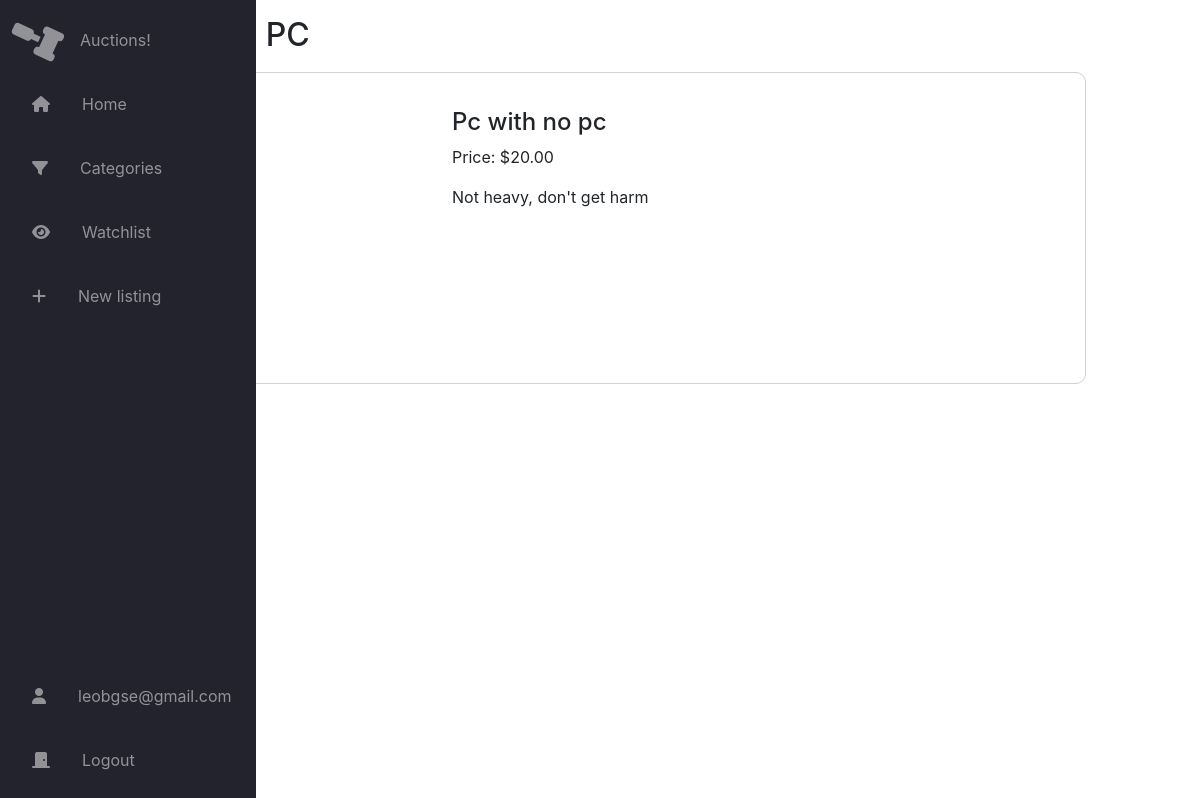
Page /categories/PC (signed in) on the committed database.
### auctions/models.py (models this page shows, shortened)
class User(AbstractUser):
    pass

class Listings(models.Model):
    bidsUntilNow = models.IntegerField(default=0)
    category = models.CharField(max_length=30, blank=True, null=True)
    description = models.CharField(max_length=300)
    imageUrl = models.URLField(blank=True, null=True)
    currentBid = models.DecimalField(default=0, max_digits=8, decimal_places=2)
    title = models.CharField(max_length=64)
    winner_id = models.IntegerField(blank=True, null=True)
    is_close = models.BooleanField(default=False)
    FK_user = models.ForeignKey(User, on_delete=models.CASCADE)

### auctions/views.py (the view)
# urls.py: path("categories/<str:category>", views.render_categories, name="categories")
def render_categories(request, category):
    context = {}
    if category == "all":
        listings = Listings.objects.values('category').distinct().exclude(category="")
        categories = []
        for listing in listings:
            categories.append(listing["category"])
        categories.sort()
        context.update({"categories": categories})
        context.update({"case": 1})
    else:
        listings = Listings.objects.filter(Q(category=category) & Q(is_close=False))
        if len(listings) == 0:
            messages.error(request, "Category not found.")
            return HttpResponseRedirect(reverse('categories', args=["all"]))
        context.update({"listings": listings})
        context.update({"category": category})
        context.update({"case": 2})
    return render(request, "auctions/categories.html", context)

### auctions/templates/auctions/categories.html (shortened to what this page needs)
{% extends "auctions/layout.html" %}
{% block body %}
    {% if case == 1 %}
        <h2 class="title-page">Categories</h2>
        <ul class="categories-ul">
            {% for category in categories%}
                <li class="categories-li">
                    <a class="categories-link" href="{% url 'categories' category%}"> {{ category }} </a>
                </li>
            {% endfor %}
        </ul>
    {% else %}
        <h2 class="title-page">Category: {{category}}</h2>
        <div class="container-index">
            {% for listing in listings %}
                <a href="{% url 'listing_page' listing.id %}" class="active-listing">
                    {% if listing.imageUrl != "" %}
                        <div class="active-listing-image" style="background-image: url('{{listing.imageUrl}}');"></div>
                    {% endif %}
                    <div class="active-listing-details">
                        <h4>{{listing.title}}</h4>
                        <p class="index-description">Price: ${{listing.currentBid}}</p>
                        <p class="index-description">{{listing.description}}</p>
                    </div>
                </a>
            {% endfor %}
        </div>
    {% endif %}
{% endblock %}

### auctions/templates/auctions/layout.html (shortened to what this page needs)
{% load static %}
<!DOCTYPE html>
<html lang="en">
    <head>
        <link rel="stylesheet" href="https://stackpath.bootstrapcdn.com/bootstrap/4.4.1/css/bootstrap.min.css">
        <link href="{% static 'auctions/styles.css' %}" rel="stylesheet">
    </head>
    <body>
        <nav class="navbar">
            <ul class="navbar-nav">
                <li class="navbar-item main-item">
                    <a href="{% url 'index' %}" class="navbar-link">
                        <i class="fa-solid fa-gavel fa-3x logo"></i>
                        <span class="link-text">Auctions!</span>
                    </a>
                </li>
                <li class="navbar-item ">
                    <a href="{% url 'index' %}" class="navbar-link">
                        <i class="fa-solid fa-house"></i>
                        <span class="link-text">Home</span>
                    </a>
                </li>
                <li class="navbar-item">
                    <a href="{% url 'categories' 'all' %}" class="navbar-link">
                        <i class="fa-solid fa-filter"></i>
                        <span class="link-text">Categories</span>
                    </a>
                </li>
                {% if user.is_authenticated %}
                    <li class="navbar-item">
                        <a href="{% url 'my_watchlist' %}" class="navbar-link">
                            <i class="fa-solid fa-eye "></i>
                            <span class="link-text">Watchlist</span>
                        </a>
                    </li>
                    <li class="navbar-item">
                        <a href="{% url 'new_listing' %}" class="navbar-link">
                            <i class="fa-solid fa-plus "></i>
                            <span class="link-text">New listing</span>
                        </a>
                    </li>
                    <li class="navbar-item navbar-bottom-item">
                        <span class="navbar-link">
                            <i class="fa-solid fa-user"></i>
                            <span class="link-text">{{user.username}}</span>
                        </span>
                    </li>
                    <li class="navbar-item ">
                        <a href="{% url 'logout' %}" class="navbar-link">
                            <i class="fa-solid fa-door-closed"></i>
                            <span class="link-text">Logout</span>
                        </a>
                    </li>
                {% endif %}
            </ul>
        </nav>
        <main>
            {% block body %}
            {% endblock %}
        </main>
    </body>
</html>

### auctions/static/auctions/styles.css (style rules this page uses)
body { margin: 0; max-width: 2200px; padding: 0; }
main { margin-left: 5rem; padding: 1rem; }
.title-page { margin-left: 10px; }
.navbar { background-color: #23232e; height: 100vh; position: fixed; transition: all 200ms ease; width: 5rem; z-index: 1; }
.navbar-nav { display: flex; flex-direction: column; height: 100%; list-style: none; margin: 0; padding: 0; width: 100%; }
.logo { margin: 0 !important; transform: rotate(0deg); transition: transform 300ms ease-in-out; }
.navbar-item { width: 100%; }
.navbar-link { align-items: center; color: white; height: 4rem; display: flex; filter: grayscale(100%) opacity(0.5); transition: 300ms ease; }
.navbar-link i { margin: 0 1rem }
.link-text { display: none; margin-left: 1rem; transition: all 300ms ease; }
.navbar-bottom-item { margin-top: auto; }
.container-index { display: flex; flex-wrap: wrap; }
.active-listing { border: solid 1px lightgray; border-radius: 10px; color: inherit; display: flex; flex-direction: row; margin: 10px; overflow-y: scroll; padding: 5px; transition: all 200ms ease; width: 980px; }
.active-listing-image { background-position:50% 50%; background-repeat: no-repeat; background-size:contain; border-radius: 10px; height: 300px; margin-right: 30px; width: 300px; }
.active-listing-details { margin: 30px 10px 30px 10px; vertical-align: middle; }

### rows in the picture
User: username "leobgse@gmail.com"
Listings: title "Pc with no pc", currentBid "20.00", description "Not heavy, don't get harm"

### other values in the picture
{{ category }} "PC"
